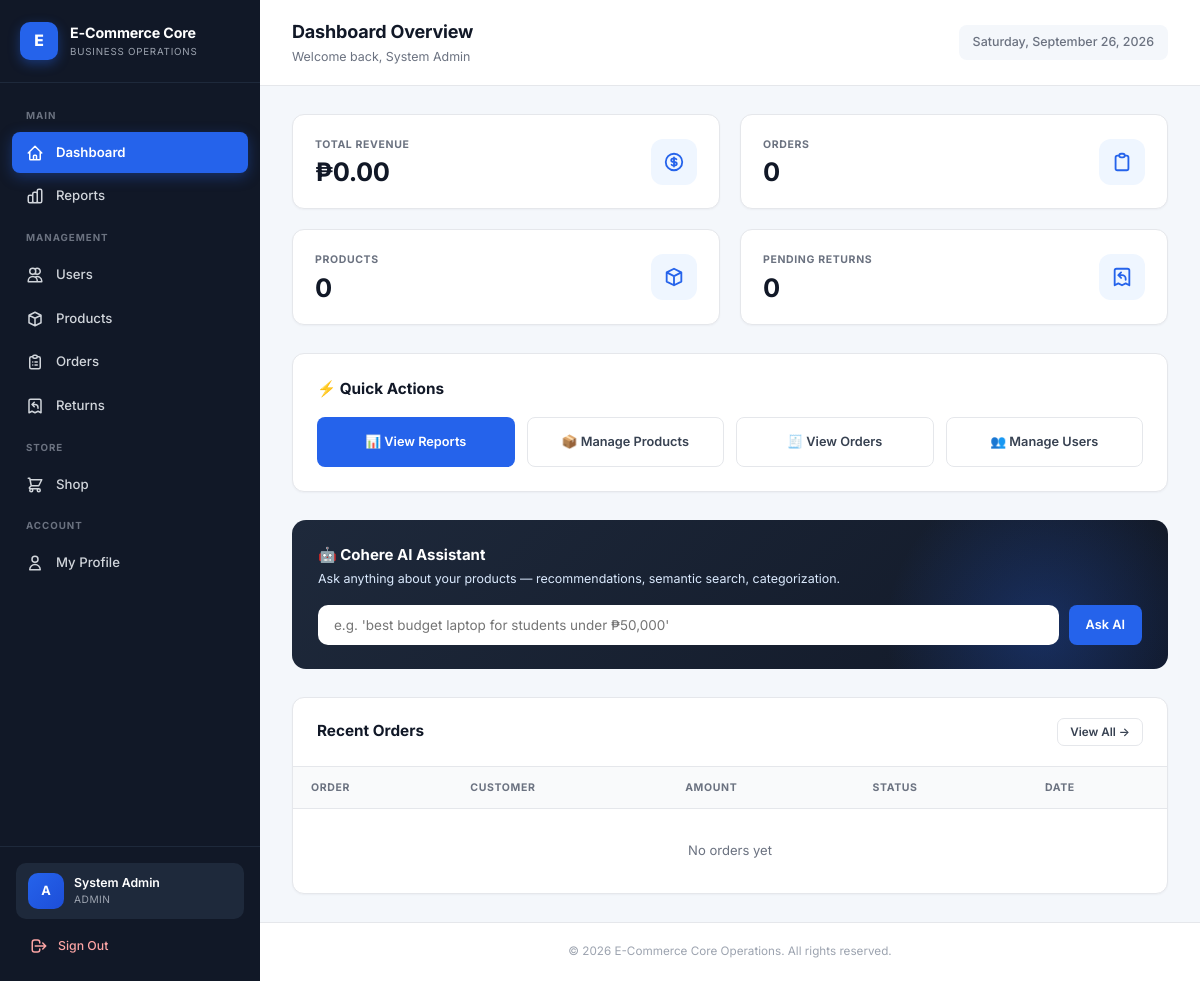
/index.php (signed in), run on an earlier commit of the app's database.
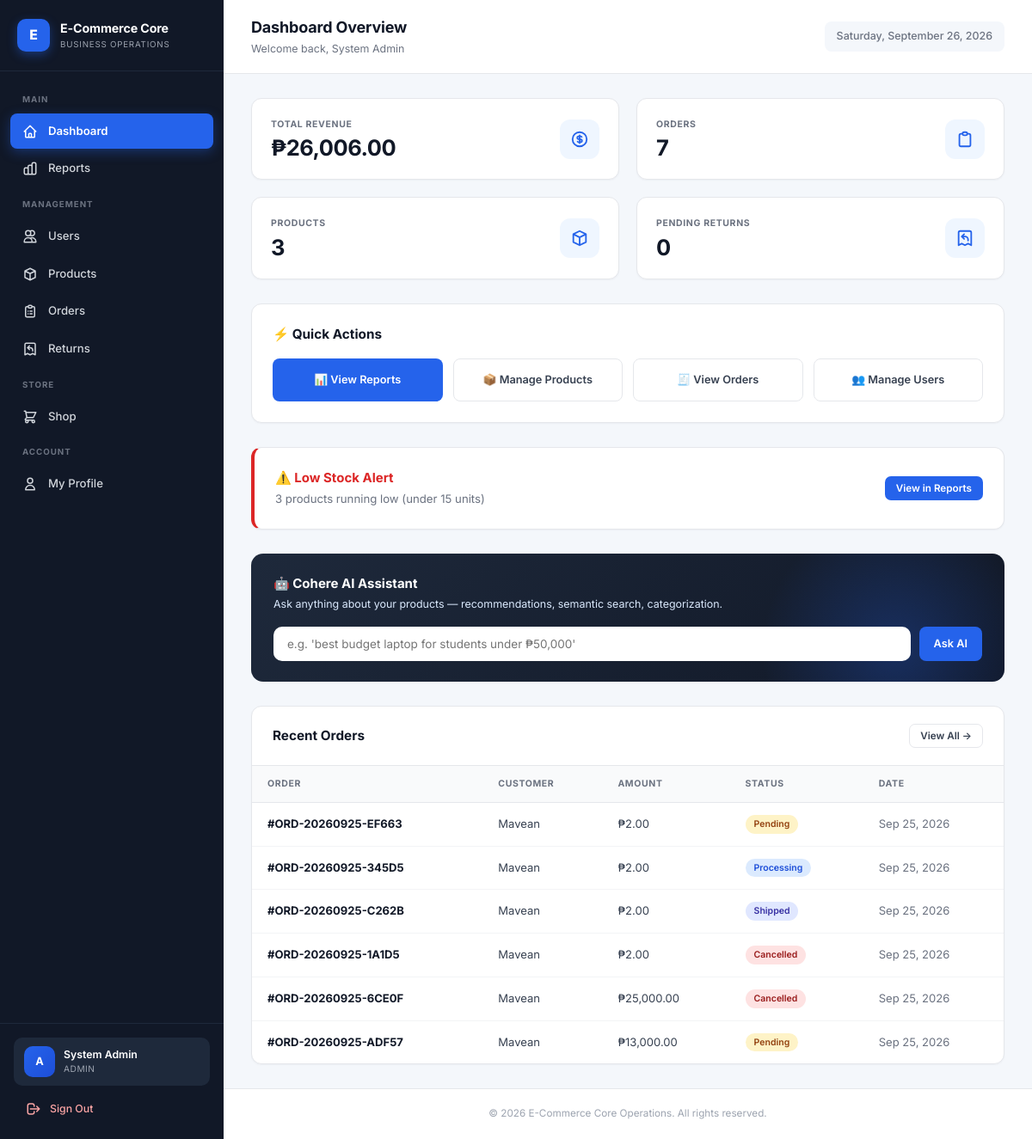
And on a later commit of the database.
### tables this page shows
CREATE TABLE `orders` (
  `id` int(11) NOT NULL,
  `order_number` varchar(20) DEFAULT NULL,
  `user_id` int(11) NOT NULL,
  `total_amount` decimal(10,2) NOT NULL,
  `status` enum('pending','processing','shipped','delivered','cancelled','returned') DEFAULT 'pending',
  `shipping_address` text DEFAULT NULL,
  `contact_phone` varchar(20) DEFAULT NULL,
  `notes` text DEFAULT NULL,
  `payment_method` varchar(50) DEFAULT 'COD',
  `delivery_option` varchar(50) DEFAULT 'standard',
  `delivery_fee` decimal(10,2) DEFAULT 0.00,
  `payment_status` enum('unpaid','pending_verification','paid','refunded') DEFAULT 'unpaid',
  `payment_reference` varchar(100) DEFAULT NULL,
  `payment_proof` varchar(255) DEFAULT NULL,
  `paid_at` datetime DEFAULT NULL,
  `created_at` timestamp NOT NULL DEFAULT current_timestamp()
);

CREATE TABLE `users` (
  `id` int(11) NOT NULL,
  `username` varchar(50) NOT NULL,
  `email` varchar(100) NOT NULL,
  `phone` varchar(20) DEFAULT NULL,
  `address` text DEFAULT NULL,
  `city` varchar(80) DEFAULT NULL,
  `province` varchar(80) DEFAULT NULL,
  `postal_code` varchar(10) DEFAULT NULL,
  `password` varchar(255) NOT NULL,
  `full_name` varchar(100) DEFAULT NULL,
  `role` enum('admin','product_manager','customer') DEFAULT 'customer',
  `status` enum('active','inactive') DEFAULT 'active',
  `email_verified` tinyint(1) DEFAULT 0,
  `profile_completed` tinyint(1) DEFAULT 0,
  `created_at` timestamp NOT NULL DEFAULT current_timestamp()
);

### includes/auth.php (called while the page is built, shortened)
<?php
if (!function_exists('baseUrl')) {
    function baseUrl($path = '') {
        $dir = str_replace('\\', '/', dirname($_SERVER['SCRIPT_NAME']));
        $dir = rtrim($dir, '/');
        $dir = preg_replace('#/(modules|api|ai|auth|admin)$#', '', $dir);
        if ($dir === '' || $dir === '.') $dir = '';
        $dir = rtrim($dir, '/') . '/';
        return $dir . ltrim($path, '/');
    }
}
if (!function_exists('e')) {
    function e($s) {
        return htmlspecialchars($s ?? '', ENT_QUOTES, 'UTF-8');
    }
}

### index.php (the view, shortened to what the changed rows need)
<?php
require_once __DIR__ . '/includes/auth.php';
require_once __DIR__ . '/config/db.php';
$totalProducts  = $pdo->query("SELECT COUNT(*) FROM products")->fetchColumn();
$totalOrders    = $pdo->query("SELECT COUNT(*) FROM orders")->fetchColumn();
$totalRevenue   = $pdo->query("SELECT COALESCE(SUM(total_amount),0) FROM orders WHERE status != 'cancelled'")->fetchColumn();
$lowStockCount  = $pdo->query("SELECT COUNT(*) FROM products WHERE stock < 15")->fetchColumn();
$recentOrders   = $pdo->query("SELECT o.*, u.username FROM orders o JOIN users u ON o.user_id = u.id ORDER BY o.id DESC LIMIT 6")->fetchAll();
require_once __DIR__ . '/includes/header.php';
?>
<div class="app-layout">
    <?php require __DIR__ . '/includes/sidebar.php'; ?>
    <div class="main-wrapper">
        <header class="topbar">
            <div class="topbar-left">
                <div>
                    <h2>Dashboard Overview</h2>
                </div>
            </div>
        </header>
        <div class="page-body">
            <div class="grid-4">
                <div class="stat-card">
                    <div class="stat-content">
                        <div class="stat-label">Total Revenue</div>
                        <div class="stat-value">₱<?= number_format($totalRevenue, 2) ?></div>
                    </div>
                </div>
                <div class="stat-card">
                    <div class="stat-content">
                        <div class="stat-label">Orders</div>
                        <div class="stat-value"><?= $totalOrders ?></div>
                    </div>
                </div>
                <div class="stat-card">
                    <div class="stat-content">
                        <div class="stat-label">Products</div>
                        <div class="stat-value"><?= $totalProducts ?></div>
                    </div>
                </div>
            </div>
            <?php if ($lowStockCount > 0): ?>
                <div class="card card-pad" style="border-left:4px solid #dc2626;margin-bottom:28px;display:flex;justify-content:space-between;align-items:center;flex-wrap:wrap;gap:12px;">
                    <div>
                        <h3 style="color:#dc2626;margin:0 0 4px;font-size:1rem;">⚠️ Low Stock Alert</h3>
                        <p style="color:#6b7280;margin:0;font-size:0.88rem;"><?= $lowStockCount ?> product<?= $lowStockCount != 1 ? 's' : '' ?> running low (under 15 units)</p>
                    </div>
                    <a href="<?= baseUrl('modules/reports.php') ?>" class="btn btn-primary btn-sm">View in Reports</a>
                </div>
            <?php endif; ?>
            <div class="card">
                <div class="table-wrapper">
                    <table>
                        <thead>
                            <tr>
                                <th>Order</th>
                                <th>Customer</th>
                                <th>Amount</th>
                                <th>Status</th>
                                <th>Date</th>
                            </tr>
                        </thead>
                        <tbody>
                            <?php if (empty($recentOrders)): ?>
                                <tr><td colspan="5" style="text-align:center; padding:32px; color:#6b7280;">No orders yet</td></tr>
                            <?php else: foreach ($recentOrders as $o):
                                $colors = ['pending'=>'badge-yellow','processing'=>'badge-blue','shipped'=>'badge-indigo','delivered'=>'badge-green','cancelled'=>'badge-red','returned'=>'badge-gray'];
                            ?>
                                <tr>
                                    <td><strong style="color:#111827;">#<?= e($o['order_number'] ?: $o['id']) ?></strong></td>
                                    <td><?= e($o['username']) ?></td>
                                    <td>₱<?= number_format($o['total_amount'], 2) ?></td>
                                    <td><span class="badge <?= $colors[$o['status']] ?? 'badge-gray' ?>"><?= e(ucfirst($o['status'])) ?></span></td>
                                    <td style="color:#6b7280;"><?= date('M j, Y', strtotime($o['created_at'])) ?></td>
                                </tr>
                            <?php endforeach; endif; ?>
                        </tbody>
                    </table>
                </div>
            </div>
        </div>
        <?php require __DIR__ . '/includes/footer.php'; ?>

What changed in the data, as far as the page shows it:
added orders: order_number "ORD-20260925-EF663", user.username "Mavean", total_amount "2.00", status "Pending", created_at "Sep 25, 2026"
added orders: order_number "ORD-20260925-345D5", user.username "Mavean", total_amount "2.00", status "Processing", created_at "Sep 25, 2026"
added orders: order_number "ORD-20260925-C262B", user.username "Mavean", total_amount "2.00", status "Shipped", created_at "Sep 25, 2026"
added orders: order_number "ORD-20260925-1A1D5", user.username "Mavean", total_amount "2.00", status "Cancelled", created_at "Sep 25, 2026"
added orders: order_number "ORD-20260925-6CE0F", user.username "Mavean", total_amount "25,000.00", status "Cancelled", created_at "Sep 25, 2026"
added orders: order_number "ORD-20260925-ADF57", user.username "Mavean", total_amount "13,000.00", status "Pending", created_at "Sep 25, 2026"
Also different on the page:
$totalRevenue: "0.00" → "26,006.00"
$totalOrders: "0" → "7"
$totalProducts: "0" → "3"
$lowStockCount: (not shown) → "3"
text no longer shown: "No orders yet"
text now shown: "⚠️ Low Stock Alert product s running low (under 15 units) View in Reports"
